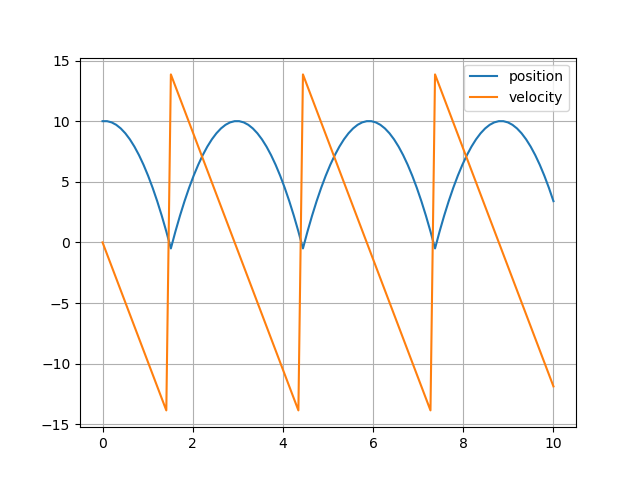

Recreate this plot in Python.
import numpy as np
import matplotlib.pyplot as plt

# We wnt to find the height versus time

time = np.linspace(0,10,100)
y0  = 10        # Ten meters high
a   = -9.8      # Meters/sec^2
v0  = 0


var = [0.0]
yar = [10.0]
for i in range(len(time)-1) :

    dt = time[i+1] - time[i]
    var.append( var[i] + a*dt )
    yar.append( yar[i] + var[i]*dt )

    if yar[i+1] < 0 : var[i+1] = -var[i]

plt.plot(time,yar,'-',time,var,'-')
plt.legend(['position','velocity'])
plt.grid()
plt.savefig('freeFallMotion')
plt.show()
